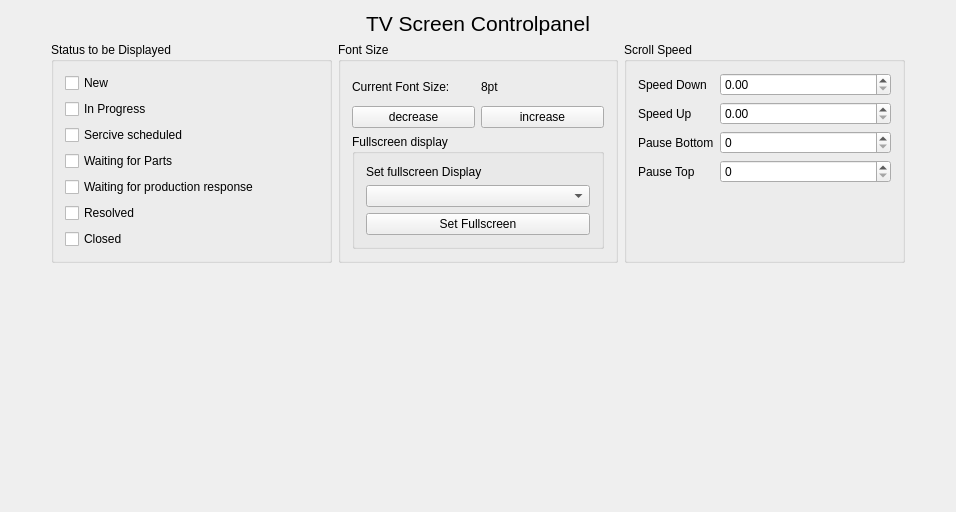
<?xml version="1.0" encoding="UTF-8"?>
<ui version="4.0">
 <class>OperationsDashboardControlWidgetClass</class>
 <widget class="QMainWindow" name="OperationsDashboardControlWidgetClass">
  <property name="geometry">
   <rect>
    <x>0</x>
    <y>0</y>
    <width>956</width>
    <height>512</height>
   </rect>
  </property>
  <property name="windowTitle">
   <string>OperationsDashboardControlWidget</string>
  </property>
  <widget class="QWidget" name="centralWidget">
   <layout class="QVBoxLayout" name="verticalLayout_5">
    <item>
     <layout class="QHBoxLayout" name="horizontalLayout_4">
      <property name="bottomMargin">
       <number>0</number>
      </property>
      <item>
       <spacer name="horizontalSpacer_3">
        <property name="orientation">
         <enum>Qt::Horizontal</enum>
        </property>
        <property name="sizeHint" stdset="0">
         <size>
          <width>40</width>
          <height>20</height>
         </size>
        </property>
       </spacer>
      </item>
      <item>
       <widget class="QLabel" name="label_3">
        <property name="font">
         <font>
          <pointsize>16</pointsize>
         </font>
        </property>
        <property name="text">
         <string>TV Screen Controlpanel</string>
        </property>
       </widget>
      </item>
      <item>
       <spacer name="horizontalSpacer_4">
        <property name="orientation">
         <enum>Qt::Horizontal</enum>
        </property>
        <property name="sizeHint" stdset="0">
         <size>
          <width>40</width>
          <height>20</height>
         </size>
        </property>
       </spacer>
      </item>
     </layout>
    </item>
    <item>
     <layout class="QHBoxLayout" name="horizontalLayout_3" stretch="0,3,3,3,0">
      <item>
       <spacer name="horizontalSpacer">
        <property name="orientation">
         <enum>Qt::Horizontal</enum>
        </property>
        <property name="sizeHint" stdset="0">
         <size>
          <width>40</width>
          <height>20</height>
         </size>
        </property>
       </spacer>
      </item>
      <item>
       <widget class="QGroupBox" name="gB_Status">
        <property name="title">
         <string>Status to be Displayed</string>
        </property>
        <layout class="QVBoxLayout" name="verticalLayout_2">
         <item>
          <widget class="QCheckBox" name="cB_New">
           <property name="text">
            <string>New</string>
           </property>
          </widget>
         </item>
         <item>
          <widget class="QCheckBox" name="cB_InProgress">
           <property name="text">
            <string>In Progress</string>
           </property>
          </widget>
         </item>
         <item>
          <widget class="QCheckBox" name="cB_ServiceScheduled">
           <property name="text">
            <string>Sercive scheduled</string>
           </property>
          </widget>
         </item>
         <item>
          <widget class="QCheckBox" name="cB_WaitingForParts">
           <property name="text">
            <string>Waiting for Parts</string>
           </property>
          </widget>
         </item>
         <item>
          <widget class="QCheckBox" name="cB_WaitingforProductionsResponse">
           <property name="text">
            <string>Waiting for production response</string>
           </property>
          </widget>
         </item>
         <item>
          <widget class="QCheckBox" name="cB_Resolved">
           <property name="text">
            <string>Resolved</string>
           </property>
          </widget>
         </item>
         <item>
          <widget class="QCheckBox" name="cB_Closed">
           <property name="text">
            <string>Closed</string>
           </property>
          </widget>
         </item>
        </layout>
       </widget>
      </item>
      <item>
       <layout class="QVBoxLayout" name="verticalLayout_4">
        <item>
         <widget class="QGroupBox" name="groupBox">
          <property name="title">
           <string>Font Size</string>
          </property>
          <layout class="QVBoxLayout" name="verticalLayout">
           <item>
            <layout class="QHBoxLayout" name="horizontalLayout">
             <item>
              <widget class="QLabel" name="label_2">
               <property name="text">
                <string>Current Font Size:</string>
               </property>
              </widget>
             </item>
             <item>
              <widget class="QLabel" name="lb_currentFontSizeData">
               <property name="text">
                <string>8pt</string>
               </property>
              </widget>
             </item>
            </layout>
           </item>
           <item>
            <layout class="QHBoxLayout" name="horizontalLayout_2">
             <item>
              <widget class="QPushButton" name="pb_decrease">
               <property name="text">
                <string>decrease</string>
               </property>
              </widget>
             </item>
             <item>
              <widget class="QPushButton" name="pb_increase">
               <property name="text">
                <string>increase</string>
               </property>
              </widget>
             </item>
            </layout>
           </item>
           <item>
            <widget class="QGroupBox" name="groupBox_3">
             <property name="title">
              <string>Fullscreen display</string>
             </property>
             <layout class="QVBoxLayout" name="verticalLayout_3">
              <item>
               <widget class="QLabel" name="label">
                <property name="text">
                 <string>Set fullscreen Display</string>
                </property>
               </widget>
              </item>
              <item>
               <widget class="QComboBox" name="cB_screens"/>
              </item>
              <item>
               <widget class="QPushButton" name="pB_setfullscreen">
                <property name="text">
                 <string>Set Fullscreen</string>
                </property>
               </widget>
              </item>
             </layout>
            </widget>
           </item>
          </layout>
         </widget>
        </item>
       </layout>
      </item>
      <item>
       <widget class="QGroupBox" name="groupBox_2">
        <property name="title">
         <string>Scroll Speed</string>
        </property>
        <layout class="QVBoxLayout" name="verticalLayout_6">
         <item>
          <layout class="QFormLayout" name="formLayout">
           <property name="bottomMargin">
            <number>50</number>
           </property>
           <item row="1" column="1">
            <widget class="QDoubleSpinBox" name="dSB_SpeedUpPxPerSec">
             <property name="maximum">
              <double>999.990000000000009</double>
             </property>
            </widget>
           </item>
           <item row="0" column="1">
            <widget class="QDoubleSpinBox" name="dSB_SpeedDownPxPerSec">
             <property name="maximum">
              <double>999.990000000000009</double>
             </property>
            </widget>
           </item>
           <item row="0" column="0">
            <widget class="QLabel" name="label_4">
             <property name="text">
              <string>Speed Down</string>
             </property>
            </widget>
           </item>
           <item row="1" column="0">
            <widget class="QLabel" name="label_5">
             <property name="text">
              <string>Speed Up</string>
             </property>
            </widget>
           </item>
           <item row="2" column="1">
            <widget class="QSpinBox" name="sB_PauseBottomMs">
             <property name="maximum">
              <number>10000</number>
             </property>
            </widget>
           </item>
           <item row="3" column="1">
            <widget class="QSpinBox" name="sB_PauseTopMs">
             <property name="maximum">
              <number>10000</number>
             </property>
            </widget>
           </item>
           <item row="2" column="0">
            <widget class="QLabel" name="label_6">
             <property name="text">
              <string>Pause Bottom</string>
             </property>
            </widget>
           </item>
           <item row="3" column="0">
            <widget class="QLabel" name="label_7">
             <property name="text">
              <string>Pause Top</string>
             </property>
            </widget>
           </item>
          </layout>
         </item>
        </layout>
       </widget>
      </item>
      <item>
       <spacer name="horizontalSpacer_2">
        <property name="orientation">
         <enum>Qt::Horizontal</enum>
        </property>
        <property name="sizeHint" stdset="0">
         <size>
          <width>40</width>
          <height>20</height>
         </size>
        </property>
       </spacer>
      </item>
     </layout>
    </item>
    <item>
     <spacer name="verticalSpacer">
      <property name="orientation">
       <enum>Qt::Vertical</enum>
      </property>
      <property name="sizeHint" stdset="0">
       <size>
        <width>20</width>
        <height>40</height>
       </size>
      </property>
     </spacer>
    </item>
   </layout>
  </widget>
 </widget>
 <layoutdefault spacing="6" margin="11"/>
 <resources/>
 <connections/>
</ui>
